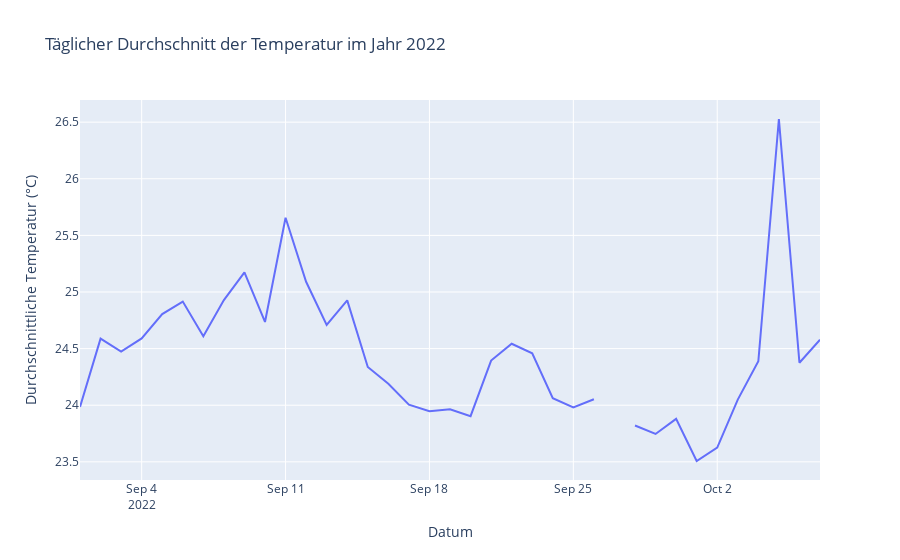

The code cell stored with this chart in its notebook:
### Code cell
fig = px.line(daily_avg_temp_2022, x='date_time', y='tmp', title='Täglicher Durchschnitt der Temperatur im Jahr 2022',
              labels={'date_time': 'Datum', 'tmp': 'Durchschnittliche Temperatur (°C)'})

fig.show()

### Figure 1 — Plotly figure (JSON) as saved in the notebook; plotly's stock layout.template omitted (floating-point values rounded to 4 significant figures)
{"data": [{"hovertemplate": "Datum=%{x}<br>Durchschnittliche Temperatur (°C)=%{y}<extra></extra>", "legendgroup": "", "line": {"color": "#636efa", "dash": "solid"}, "marker": {"symbol": "circle"}, "mode": "lines", "name": "", "orientation": "v", "showlegend": false, "type": "scatter", "x": ["2022-09-01T00:00:00", "2022-09-02T00:00:00", "2022-09-03T00:00:00", "2022-09-04T00:00:00", "2022-09-05T00:00:00", "2022-09-06T00:00:00", "2022-09-07T00:00:00", "2022-09-08T00:00:00", "2022-09-09T00:00:00", "2022-09-10T00:00:00", "2022-09-11T00:00:00", "2022-09-12T00:00:00", "2022-09-13T00:00:00", "2022-09-14T00:00:00", "2022-09-15T00:00:00", "2022-09-16T00:00:00", "2022-09-17T00:00:00", "2022-09-18T00:00:00", "2022-09-19T00:00:00", "2022-09-20T00:00:00", "2022-09-21T00:00:00", "2022-09-22T00:00:00", "2022-09-23T00:00:00", "2022-09-24T00:00:00", "2022-09-25T00:00:00", "2022-09-26T00:00:00", "2022-09-27T00:00:00", "2022-09-28T00:00:00", "2022-09-29T00:00:00", "2022-09-30T00:00:00", "2022-10-01T00:00:00", "2022-10-02T00:00:00", "2022-10-03T00:00:00", "2022-10-04T00:00:00", "2022-10-05T00:00:00", "2022-10-06T00:00:00", "2022-10-07T00:00:00"], "xaxis": "x", "y": [23.99, 24.59, 24.47, 24.59, 24.81, 24.92, 24.61, 24.93, 25.17, 24.74, 25.66, 25.09, 24.71, 24.93, 24.34, 24.19, 24.01, 23.95, 23.96, 23.9, 24.39, 24.54, 24.46, 24.06, 23.98, 24.05, null, 23.82, 23.75, 23.88, 23.51, 23.63, 24.05, 24.39, 26.53, 24.37, 24.58], "yaxis": "y"}], "layout": {"legend": {"tracegroupgap": 0}, "title": {"text": "Täglicher Durchschnitt der Temperatur im Jahr 2022"}, "xaxis": {"anchor": "y", "domain": [0, 1], "title": {"text": "Datum"}}, "yaxis": {"anchor": "x", "domain": [0, 1], "title": {"text": "Durchschnittliche Temperatur (°C)"}}}}
